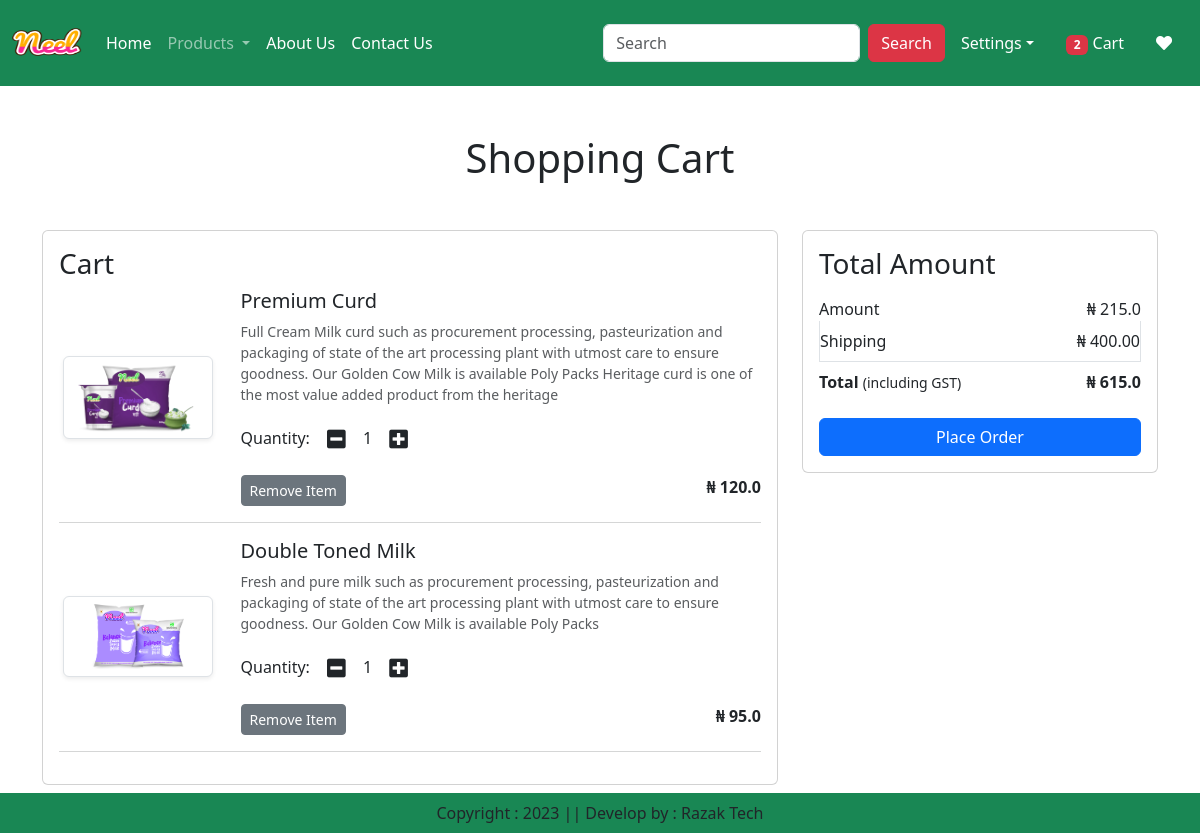
The app's page /cart/ (signed in), older data.
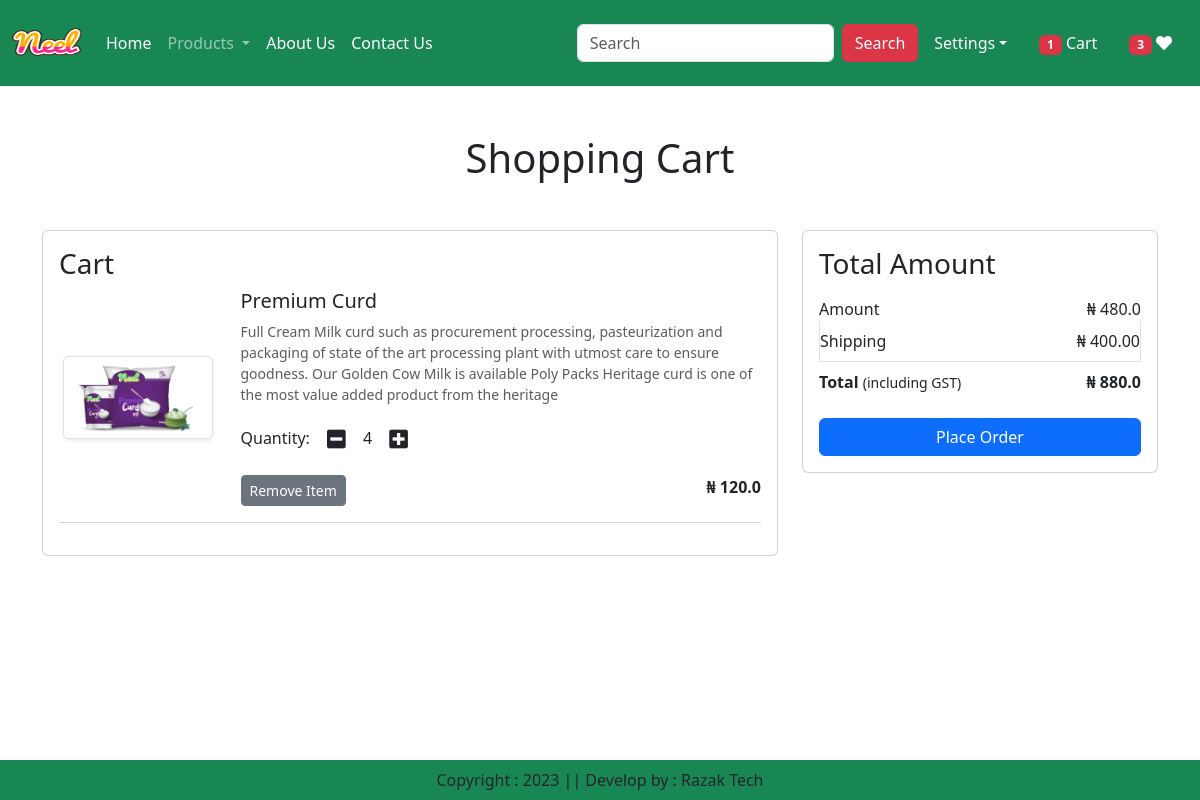
The same page, newer data.
### app/models.py (models this page shows, shortened)
class Cart(models.Model):
    user = models.ForeignKey(User, on_delete=models.CASCADE)
    product = models.ForeignKey(Product, on_delete=models.CASCADE)
    quantity = models.PositiveIntegerField(default=1)

class Product(models.Model):
    title = models.CharField(max_length=100)
    selling_price = models.FloatField()
    discounted_price = models.FloatField()
    description = models.TextField()
    composition = models.TextField(default="")
    prodapp = models.TextField(default="")
    category = models.CharField(choices=CATEGORY_CHOICES, max_length=2)
    product_image = models.ImageField(upload_to="product")

### app/views.py (the view)
# urls.py: path('cart/', views.show_cart, name='showcart'),
@login_required
def show_cart(request):
    user = request.user
    cart = Cart.objects.filter(user=user)
    amount = 0
    for p in cart:
        value = p.quantity * p.product.discounted_price
        amount = amount + value
    totalamount = amount + 400
    totalitem = 0
    wishitem = 0
    if request.user.is_authenticated:
        totalitem = len(Cart.objects.filter(user=request.user))
        wishitem = len(Wishlist.objects.filter(user=request.user))
    return render(request, "app/addtocart.html", locals())

### app/templates/app/addtocart.html (shortened to what this page needs)
{% extends "app/base.html" %}
{% load static %}
{% block main-content %}
<div class="container my-5">
    <div class="row">
        {% if cart %}
            <h1 class="text-center mb-5">Shopping Cart</h1>
            <div class="col-sm-8">
                <div class="card">
                    <div class="card-body">
                        <h3>Cart</h3>
                        {% for item in cart %}
                        <div class="row">
                            <div class="col-sm-3 text-center align-self-center"><img src="{{ item.product.product_image.url }}" alt="" srcset="" class="img-fluid img-thumbnail shadow-sm" height="150" width="150"></div>
                            <div class="col-sm-9">
                                <div>
                                    <h5>{{ item.product.title }}</h5>
                                    <p class="mb-2 text-muted small">{{ item.product.description }}</p>
                                    <div class="my-3">
                                        <label for="quantity">Quantity:</label>
                                        <a class="minus-cart btn" pid="{{ item.product.id }}"><i class="fas fa-minus-square fa-lg"></i></a>
                                        <span id="quantity">{{ item.quantity }}</span>
                                        <a class="plus-cart btn" pid="{{ item.product.id }}"><i class="fas fa-plus-square fa-lg"></i></a>
                                    </div>
                                    <div class="d-flex justify-content-between">
                                        <a href="#" class="remove-cart btn btn-sm btn-secondary mr-3" pid="{{ item.product.id }}">Remove Item</a>
                                        <p class="mb-0"><span><strong>₦ {{ item.product.discounted_price }}</strong></span></p>
                                    </div>
                                </div>
                            </div>
                        </div>
                        <hr class="text-muted">
                        {% endfor %}
                    </div>
                </div>
            </div>
            <div class="col-sm-4">
                <div class="card">
                    <div class="card-body">
                        <h3>Total Amount</h3>
                        <ul class="list-group">
                            <li class="list-group-item d-flex justify-content-between align-items-center border-0 px-0 pb-0">
                                Amount<span id="amount">₦ {{ amount }}</span>
                            </li>
                            <li class="list-group-item d-flex justify-content-between align-items-center px-0">
                                Shipping<span>₦ 400.00</span>
                            </li>
                            <li class="list-group-item d-flex justify-content-between align-items-center border-0 px-0 mb-3">
                                <div>
                                    <strong>Total</strong> <small>(including GST)</small>
                                </div>
                                <span id="totalamount"><strong>₦ {{ totalamount }}</strong></span>
                            </li>
                        </ul>
                        <div class="d-grid"><a href="{% url 'checkout' %}" class="btn btn-primary">Place Order</a></div>
                    </div>
                </div>
            </div>
        {% else %}
            <h1 class="text-center mb-5">Cart is Empty</h1>
        {% endif %}
    </div>
</div>
{% endblock main-content %}

Row changes from the older to the newer data that the page shows:
removed Cart: product.product_image (picture), product "Double Toned Milk", product.description "Fresh and pure milk such as procurement processing, pasteurization and packaging of state of the art processing plant with utmost care to ensure goodness. Our Golden Cow Milk is available Poly Packs", quantity "1", product.discounted_price "95.0"
changed Cart "Premium Curd": quantity "1" → "4"
Text that changed along with them:
{{ totalitem }}: "2" → "1"
{{ wishitem }}: (not shown) → "3"
{{ amount }}: "215.0" → "480.0"
{{ totalamount }}: "615.0" → "880.0"
